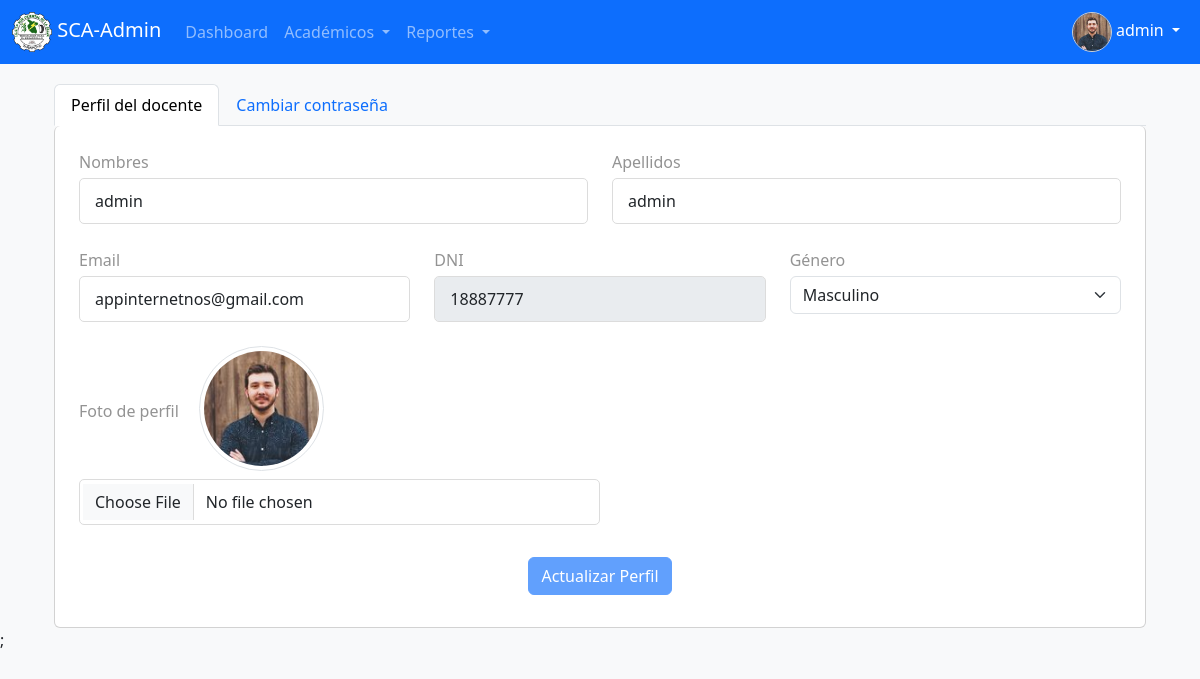
The app's page /admin/perfil/index.php (signed in) with its own data.
### tables this page shows
CREATE TABLE IF NOT EXISTS `usuarios` (
  `id` int NOT NULL AUTO_INCREMENT,
  `username` varchar(50) NOT NULL,
  `password` varchar(255) NOT NULL,
  `role` enum('admin','docente','estudiante') NOT NULL DEFAULT 'estudiante',
  `status` enum('activo','inactivo') NOT NULL DEFAULT 'activo',
  `first_login` tinyint(1) DEFAULT '1',
  `email` varchar(100) NOT NULL,
  `nombres` varchar(100) NOT NULL,
  `apellidos` varchar(100) NOT NULL,
  `dni` varchar(8) NOT NULL,
  `genero` enum('Masculino','Femenino') DEFAULT NULL,
  `foto` varchar(100) DEFAULT NULL,
  `fecha_creacion` timestamp NULL DEFAULT CURRENT_TIMESTAMP,
  `ultima_conexion` timestamp NULL DEFAULT NULL,
  `intentos_fallidos` int DEFAULT '0',
  `reset_token` varchar(100) DEFAULT NULL,
  `reset_token_expiry` timestamp NULL DEFAULT NULL,
  PRIMARY KEY (`id`) USING BTREE,
  UNIQUE KEY `username` (`username`) USING BTREE,
  UNIQUE KEY `email` (`email`) USING BTREE,
  UNIQUE KEY `dni` (`dni`) USING BTREE,
  KEY `idx_username` (`username`) USING BTREE,
  KEY `idx_role` (`role`) USING BTREE,
  KEY `idx_status` (`status`) USING BTREE
);

### admin/perfil/procesar_perfil.php (called while the page is built, shortened)
<?php
$conn = conectarDB();
$userId = $_SESSION['user_id'];
$stmt = $conn->prepare("SELECT * FROM usuarios WHERE id = ?");
$stmt->bind_param("i", $userId);
$stmt->execute();
$result = $stmt->get_result();
$user = $result->fetch_assoc();

### includes/functions.php (called while the page is built, shortened)
<?php
function getUploadUrl($path)
{
  return BASE_URL . 'uploads/' . $path;
}
function getImgUrl($path)
{
  return BASE_URL . 'img/' . $path;
}
?>

### admin/perfil/index.php (the view, shortened to what this page needs)
<?php
require_once 'procesar_perfil.php';
?>
<div class="container">
  <ul class="nav nav-tabs" id="perfilAdminTab" role="tablist">
    <li class="nav-item" role="presentation">
      <button class="nav-link active" id="perfil-tab" data-bs-toggle="tab" data-bs-target="#perfil-tab-pane" type="button" role="tab" aria-controls="perfil-tab-pane" aria-selected="true">Perfil del docente</button>
    </li>
    <li class="nav-item" role="presentation">
      <button class="nav-link" id="password-tab" data-bs-toggle="tab" data-bs-target="#password-tab-pane" type="button" role="tab" aria-controls="password-tab-pane" aria-selected="false">Cambiar contraseña</button>
    </li>
  </ul>
  <div class="tab-content" id="perfilAdminTabContent">
    <div class="tab-pane fade show active" id="perfil-tab-pane" role="tabpanel" aria-labelledby="perfil-tab" tabindex="0">
      <div class="card border-top-0">
        <div class="car-body pt-4 pe-4 pb-4 ps-4 border-0">
          <form id="formPerfil" method="POST" enctype="multipart/form-data">
            <div class="row mb-2">
              <div class="col-12 col-md-6 mb-3">
                <label for="nombres" class="form-label mb-1">Nombres</label>
                <input type="text" class="form-control" id="nombres" name="nombres" value="<?php echo htmlspecialchars($user['nombres']); ?>" required>
              </div>
              <div class="col-12 col-md-6 mb-3">
                <label for="apellidos" class="form-label mb-1">Apellidos</label>
                <input type="text" class="form-control" id="apellidos" name="apellidos" value="<?php echo htmlspecialchars($user['apellidos']); ?>" required>
              </div>
            </div>
            <div class="row mb-2">
              <div class="col-12 col-md-4 mb-3">
                <label for="email" class="form-label mb-1">Email</label>
                <input type="email" class="form-control" id="email" name="email" value="<?php echo htmlspecialchars($user['email']); ?>" required>
              </div>
              <div class="col-12 col-md-4 mb-3">
                <label for="dni" class="form-label mb-1">DNI</label>
                <input type="text" class="form-control" id="dni" value="<?php echo htmlspecialchars($user['dni']); ?>" disabled>
              </div>
              <div class="col-12 col-md-4 mb-3">
                <label for="genero" class="form-label mb-1">Género</label>
                <select class="form-select" id="genero" name="genero">
                  <option value="Masculino" <?php echo $user['genero'] === 'Masculino' ? 'selected' : ''; ?>>Masculino</option>
                </select>
              </div>
            </div>
            <div class="col-12 col-md-6">
              <label for="foto" class="form-label me-3">Foto de perfil</label>
              <?php if ($user['foto']): ?>
                <img id="img-preview" src="<?php echo getUploadUrl('admin/' . $user['foto']); ?>" alt="Foto de perfil" class="img-thumbnail rounded-pill mb-2" style="max-width: 125px;">
              <?php else: ?>
                <img id="img-preview" src="<?php echo getUploadUrl('admin/default.png'); ?>" alt="Foto de perfil" class="img-thumbnail rounded-pill mb-2" style="max-width: 125px;">
              <?php endif; ?>
              <input type="file" class="form-control" id="foto" name="foto" accept="image/*">
            </div>
          </form>
        </div>
        <div class="card-footer text-center border-top-0 bg-transparent mb-4">
          <button type="submit" form="formPerfil" name="update_profile" id="updateProfileBtn" class="btn btn-primary" disabled>Actualizar Perfil</button>
        </div>
      </div>
    </div>
  </div>
</div>
<?php
$content = ob_get_clean();
$pageStyles = '<link rel="stylesheet" href="/docentes/css/styles.css">';
$pageScripts =
'
  <script> ' . $toastrScript . ' </script>;
  <script src="procesar-perfil.js"></script>
';
include __DIR__ . '/../layouts/main.php';
?>

### admin/layouts/partials/head.php (shortened to what this page needs)
<!DOCTYPE html>
<html lang="es">
<head>
  <link rel="stylesheet" href="../../../vendor/bootstrp5.3.0/css/bootstrap.min.css">
  <link rel="stylesheet" href="../../../vendor/sweetalert/sweetalert2.min.css">
  <link rel="stylesheet" href="../../../vendor/datatables/css/dataTables.bootstrap5.min.css">
  <link rel="stylesheet" href="../../../vendor/datatables/css/buttons.dataTables.min.css">
  <link rel="stylesheet" href="../../../vendor/font-awesome-6.5.1/css/all.css">
  <link rel="stylesheet" href="../../../vendor/toastr/css/toastr.min.css">
  <link rel="stylesheet" href="../../../vendor/select2/select2.min.css">
  <link rel="stylesheet" href="../../../admin/css/admin/admin-styles.css">
  <?php echo $pageStyles ?? ''; ?>
</head>
<body>

### admin/layouts/partials/nav.php (shortened to what this page needs)
<nav class="navbar navbar-expand-lg navbar-dark bg-primary py-1">
  <div class="container-fluid">
    <a class="navbar-brand" href="<?php echo BASE_URL; ?>admin/dashboard"><img src="<?= getImgUrl('logo.png') ?>"
        style="width: 40px; height: 40px;" alt="logo"> SCA-Admin</a>
    <div class="collapse navbar-collapse" id="navbarNav">
      <ul class="navbar-nav">
        <li class="nav-item">
          <a class="nav-link <?php echo (strpos($_SERVER['PHP_SELF'], '/admin/dashboard/') !== false)
                                ? 'active' : ''; ?>" href="<?php echo BASE_URL; ?>admin/dashboard">Dashboard</a>
        </li>
        <li class="nav-item dropdown">
          <a class="nav-link dropdown-toggle <?php echo (strpos($_SERVER['PHP_SELF'], '/admin/usuarios/index.php') !== false ||
                                                strpos($_SERVER['PHP_SELF'], '/admin/programas_estudio/') !== false ||
                                                strpos($_SERVER['PHP_SELF'], '/admin/asignaturas/') !== false ||
                                                strpos($_SERVER['PHP_SELF'], '/admin/ciclos/') !== false ||
                                                strpos($_SERVER['PHP_SELF'], '/admin/secciones/') !== false ||
                                                strpos($_SERVER['PHP_SELF'], '/admin/clases/') !== false ||
                                                strpos($_SERVER['PHP_SELF'], '/admin/asignaciones/') !== false ||
                                                strpos($_SERVER['PHP_SELF'], '/admin/estudiantes_clases/') !== false)
                                                ? 'active' : ''; ?>" href="#" id="academicosDropdown" role="button" data-bs-toggle="dropdown" aria-expanded="false">
            Académicos
          </a>
        </li>
        <li class="nav-item dropdown">
          <a class="nav-link dropdown-toggle <?php echo (strpos($_SERVER['PHP_SELF'], '/admin/usuarios/php/vista_general.php') !== false ||
                                                strpos($_SERVER['PHP_SELF'], '/reportes/asistencia_por_clase.php') !== false ||
                                                strpos($_SERVER['PHP_SELF'], '/reportes/asistencia_por_estudiante.php') !== false ||
                                                strpos($_SERVER['PHP_SELF'], '/reportes/resumen_asistencias_clase.php') !== false)
                                                ? 'active' : ''; ?>" href="#" id="reportesDropdown" role="button" data-bs-toggle="dropdown" aria-expanded="false">
            Reportes
          </a>
        </li>
      </ul>
      <ul class="navbar-nav ms-auto">
        <li class="nav-item dropdown">
          <a class="nav-link dropdown-toggle <?php echo (strpos($_SERVER['PHP_SELF'], '/admin/perfil/index.php') !== false)
                                                ? 'active' : ''; ?>"
            href="#" id="navbarDropdown" role="button" data-bs-toggle="dropdown" aria-expanded="false">
            <img src="<?= getUploadUrl($_SESSION['userFoto']) ?>"
              alt="Foto del Usuario" style="width: 40px; height: 40px; object-fit: cover; border: 1px solid; border-color:#D1D1D1 ;border-radius: 50%;">
            <?= $_SESSION['username']; ?>
          </a>
        </li>
      </ul>
    </div>
  </div>
</nav>

### admin/layouts/main.php (shortened to what this page needs)
<?php
require_once 'partials/head.php';
require_once 'partials/nav.php';
?>
<div class="container mt-3">
  <?php echo $content; ?>
</div>
<?php
echo $pageScripts ?? '';
?>
</body>
</html>

### admin/css/admin/admin-styles.css (style rules this page uses)
body { background-color: #f8f9fa; }
.form-label { color: #939393; }
input::placeholder { color: #939393; }
.form-control { border: 1px solid #dcdcdc; border-radius: 5px; padding: 10px 15px; }

### docentes/css/styles.css (style rules this page uses)
.navbar { margin-bottom: 20px; }
.form-control:disabled { background-color: #e9ecef; }

### records on screen
usuarios: nombres "admin", apellidos "admin", email "appinternetnos@gmail.com", dni "18887777", genero "Masculino", foto (picture)

### other values on screen
$_SESSION['username'] "admin"
